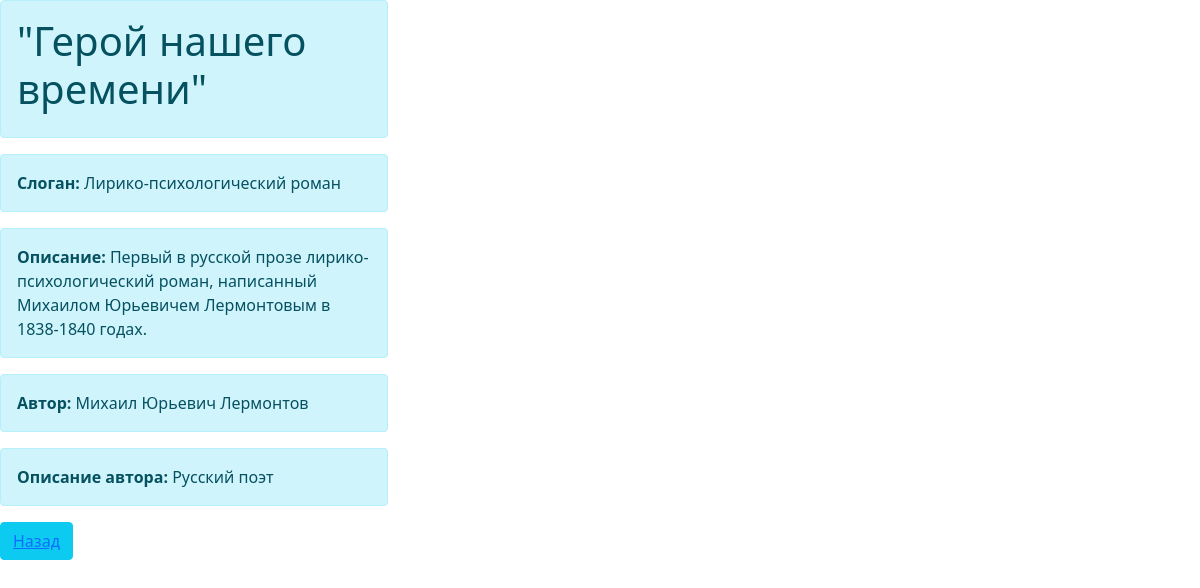
Page /4/ on the committed database.
### book/models.py (models this page shows, shortened)
class Book(models.Model):
    title = models.CharField("Название", max_length=100)
    tagline = models.CharField("Слоган", max_length=100, default='')
    description = models.TextField("Описание")
    authors = models.ManyToManyField(Author, verbose_name="автор", related_name="author_book")
    draft = models.BooleanField("Черновик", default=False)
    class Meta:
        verbose_name = "Книга"
        verbose_name_plural = "Книги"

class Author(models.Model):
    name = models.CharField("Имя", max_length=100)
    age = models.PositiveSmallIntegerField("Возраст", default=0)
    description = models.TextField("Описание")
    class Meta:
        verbose_name = "Авторы"
        verbose_name_plural = "Авторы"

### book/views.py (the view)
# urls.py: path("<int:pk>/", views.BookDetailView.as_view(), name="book"),
class BookDetailView(View):
    def get(self, request, pk):
        book = Book.objects.get(id=pk)
        return render(request, "book/book_detail.html", {"book": book})

### templates/book/book_detail.html (shortened to what this page needs)
<!DOCTYPE html>
<html lang="en">
<head>
    <link href="https://cdn.jsdelivr.net/npm/bootstrap@5.0.0-beta1/dist/css/bootstrap.min.css" rel="stylesheet">
</head>
<body>
<div class="left-ads-display col-lg-8">
    <div class="row">
        <div class="desc1-right col-md-6 pl-lg-4">
            <h3 class="editContent" style="outline: none; cursor: inherit;">
              <div class="alert alert-info" role="alert">
              <h1>{{ book.title }}</h1>
                </div>
            </h3>
                <li style="list-style: none">
                <div class="alert alert-info" role="alert">    <span><b>Слоган:</b>
                        {{  book.tagline }}
                  </span>
                    </div>
                </li>
                <li style="list-style: none">
                 <div class="alert alert-info" role="alert">
                     <span><b>Описание:</b>
                                      {{ book.description }}
                                  </span>
                 </div>
                </li>
                <li style="list-style: none">
                <div class="alert alert-info" role="alert">
                                    <span><b>Автор:</b>
                                        {% for author in book.authors.all %}
                                            {{ author.name }}
                                        {% endfor %}
                                    </span>
                </div>
                </li>
                <li style="list-style: none">
                <div class="alert alert-info" role="alert">
                                    <span><b>Описание автора:</b>
                                        {% for author in book.authors.all %}
                                            {{ author.description }}
                                        {% endfor %}
                                    </span>
                </div>
                </li>
        </div>
    </div>
</div>
<button type="button" class="btn btn-info"><a href="/">Назад</a></button>
</body>
</html>

### templates/book/book_detail.html (style rules this page uses)
BODY { background: url(https://i1.wallbox.ru/wallpapers/main/201327/oblaka-kak-vata-3743ba0.jpg) no-repeat; }

### rows in the picture
Book: title "\"Герой нашего времени\"", tagline "Лирико-психологический роман", description "Первый в русской прозе лирико-психологический роман, написанный Михаилом Юрьевичем Лермонтовым в 1838-1840 годах."
Author: name "Михаил Юрьевич Лермонтов", description "Русский поэт"
